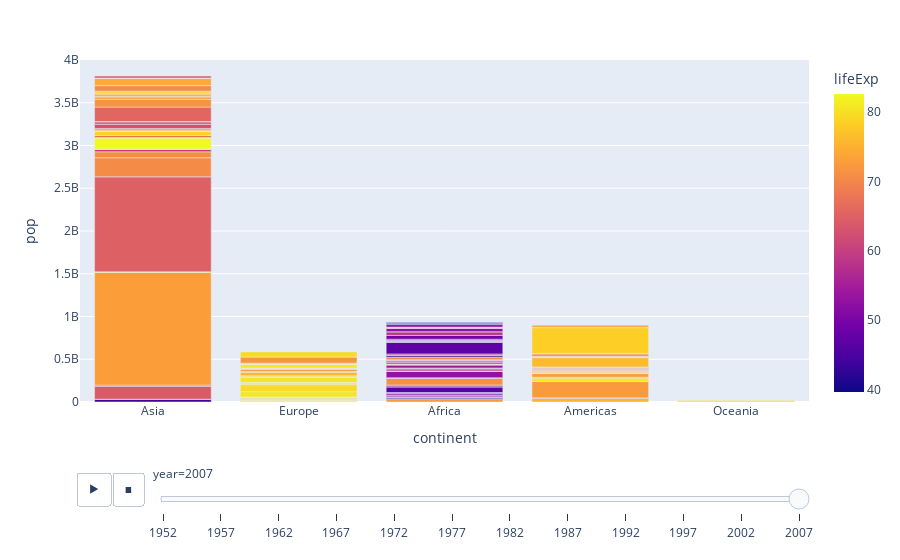

Notebook code cell kept with this figure:
### Code cell
import plotly.express as px 

df1 = px.data.gapminder() 
df1.head(15) 

fig = px.bar(df1, 
			x ="continent", 
			y ="pop", 
			color ='lifeExp', 
			animation_frame ='year', 
			hover_name ='country', 
			range_y =[0, 4000000000]) 
fig.show()

### Figure 1 — Plotly figure (JSON) as saved in the notebook; plotly's stock layout.template omitted (floating-point values rounded to 4 significant figures; data arrays with more than 128 entries replaced by an {"elided": "..."} marker saying what was removed)
{"data": [{"alignmentgroup": "True", "hovertemplate": "<b>%{hovertext}</b><br><br>year=2007<br>continent=%{x}<br>pop=%{y}<br>lifeExp=%{marker.color}<extra></extra>", "hovertext": {"elided": "142 str values"}, "legendgroup": "", "marker": {"color": {"elided": "142 float values"}, "coloraxis": "coloraxis", "pattern": {"shape": ""}}, "name": "", "offsetgroup": "", "orientation": "v", "showlegend": false, "textposition": "auto", "type": "bar", "x": {"elided": "142 str values"}, "xaxis": "x", "y": {"elided": "142 int values"}, "yaxis": "y"}], "layout": {"autosize": true, "barmode": "relative", "coloraxis": {"colorbar": {"title": {"text": "lifeExp"}}, "colorscale": [[0, "#0d0887"], [0.1111, "#46039f"], [0.2222, "#7201a8"], [0.3333, "#9c179e"], [0.4444, "#bd3786"], [0.5556, "#d8576b"], [0.6667, "#ed7953"], [0.7778, "#fb9f3a"], [0.8889, "#fdca26"], [1, "#f0f921"]]}, "legend": {"tracegroupgap": 0}, "margin": {"t": 60}, "sliders": [{"active": 11, "currentvalue": {"prefix": "year="}, "len": 0.9, "pad": {"b": 10, "t": 60}, "steps": [{"args": [["1952"], {"frame": {"duration": 0, "redraw": true}, "fromcurrent": true, "mode": "immediate", "transition": {"duration": 0, "easing": "linear"}}], "label": "1952", "method": "animate"}, {"args": [["1957"], {"frame": {"duration": 0, "redraw": true}, "fromcurrent": true, "mode": "immediate", "transition": {"duration": 0, "easing": "linear"}}], "label": "1957", "method": "animate"}, {"args": [["1962"], {"frame": {"duration": 0, "redraw": true}, "fromcurrent": true, "mode": "immediate", "transition": {"duration": 0, "easing": "linear"}}], "label": "1962", "method": "animate"}, {"args": [["1967"], {"frame": {"duration": 0, "redraw": true}, "fromcurrent": true, "mode": "immediate", "transition": {"duration": 0, "easing": "linear"}}], "label": "1967", "method": "animate"}, {"args": [["1972"], {"frame": {"duration": 0, "redraw": true}, "fromcurrent": true, "mode": "immediate", "transition": {"duration": 0, "easing": "linear"}}], "label": "1972", "method": "animate"}, {"args": [["1977"], {"frame": {"duration": 0, "redraw": true}, "fromcurrent": true, "mode": "immediate", "transition": {"duration": 0, "easing": "linear"}}], "label": "1977", "method": "animate"}, {"args": [["1982"], {"frame": {"duration": 0, "redraw": true}, "fromcurrent": true, "mode": "immediate", "transition": {"duration": 0, "easing": "linear"}}], "label": "1982", "method": "animate"}, {"args": [["1987"], {"frame": {"duration": 0, "redraw": true}, "fromcurrent": true, "mode": "immediate", "transition": {"duration": 0, "easing": "linear"}}], "label": "1987", "method": "animate"}, {"args": [["1992"], {"frame": {"duration": 0, "redraw": true}, "fromcurrent": true, "mode": "immediate", "transition": {"duration": 0, "easing": "linear"}}], "label": "1992", "method": "animate"}, {"args": [["1997"], {"frame": {"duration": 0, "redraw": true}, "fromcurrent": true, "mode": "immediate", "transition": {"duration": 0, "easing": "linear"}}], "label": "1997", "method": "animate"}, {"args": [["2002"], {"frame": {"duration": 0, "redraw": true}, "fromcurrent": true, "mode": "immediate", "transition": {"duration": 0, "easing": "linear"}}], "label": "2002", "method": "animate"}, {"args": [["2007"], {"frame": {"duration": 0, "redraw": true}, "fromcurrent": true, "mode": "immediate", "transition": {"duration": 0, "easing": "linear"}}], "label": "2007", "method": "animate"}], "x": 0.1, "xanchor": "left", "y": 0, "yanchor": "top"}], "updatemenus": [{"active": 0, "buttons": [{"args": [null, {"frame": {"duration": 500, "redraw": true}, "fromcurrent": true, "mode": "immediate", "transition": {"duration": 500, "easing": "linear"}}], "label": "&#9654;", "method": "animate"}, {"args": [[null], {"frame": {"duration": 0, "redraw": true}, "fromcurrent": true, "mode": "immediate", "transition": {"duration": 0, "easing": "linear"}}], "label": "&#9724;", "method": "animate"}], "direction": "left", "pad": {"r": 10, "t": 70}, "showactive": false, "type": "buttons", "x": 0.1, "xanchor": "right", "y": 0, "yanchor": "top"}], "xaxis": {"anchor": "y", "autorange": true, "domain": [0, 1], "range": [-0.5, 4.5], "title": {"text": "continent"}, "type": "category"}, "yaxis": {"anchor": "x", "domain": [0, 1], "range": [0, 4000000000], "title": {"text": "pop"}, "type": "linear"}}}
